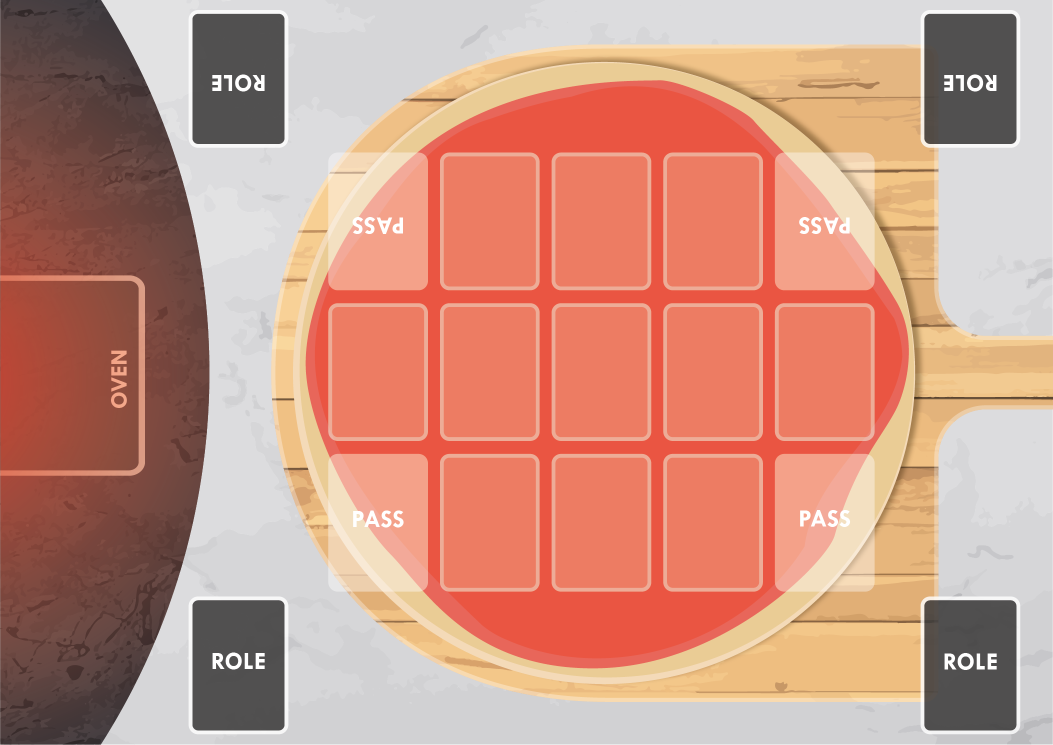
#> input picture images/playingField.png, 2106 x 1489 px, found by its file name (shown at 1/2 size); the run also reads 1 picture not shown here
$ python run_CreateVideoFromDataset.py
#> lines starting #> are read from the running program, lines starting #| are printed output that depends on the picture
### KEF/RenderManager.py
# -*- coding: utf-8 -*-
import cv2
import csv
import copy
import shutil

import subprocess

import numpy
import os
import pandas as pd

from KEF.PlotManager import generateIntrinsicPlotsFromDataset, plots

from KEF import DataSetManager


class RenderManager():
    fps = 10
    imageSize = (2160, 3840, 3)

    playField = ""
    playingFieldDirectory = "playingField.png"

    currentGameDirectory = ""
    currentFrameNumber = 0

    cards = ""
    cardsDirectory = "deck/"

    actionCardsDirectory = "actionCards/"
    passCard = ""
    roleCards = []

    saveVideoDirectory = ""
    resourcesFolder = ""

    blackCard = ""

    @property
    def renderDirectory(self):
        return self._renderDirectory

    def __init__(self, saveVideoDirectory, resourcesFolder, fps=1):

        self.resourcesFolder = resourcesFolder
        self._renderDirectory = "/home/pablo/Documents/Datasets/ChefsHat_ReinforcementLearning/renderTest/renderTMP/"
        self.renderMoodDirectory = "/home/pablo/Documents/Datasets/ChefsHat_ReinforcementLearning/renderTest/renderTMPMood/"
        self.saveVideoDirectory = saveVideoDirectory

        if os.path.exists(self.renderDirectory):
            shutil.rmtree(self.renderDirectory)

        os.mkdir(self.renderDirectory)

        self.fps = fps

        self.getImages()

    # [36 lines left out: functions writeHeader, getImagesSeconds, not called in this run]

    def getImages(self):
        if self.playField == "":
            self.playField = numpy.array(cv2.imread(self.resourcesFolder + "/" + self.playingFieldDirectory))
#> self.playField is the input picture: shape (1489, 2106, 3); mean B, G, R 131.8, 149.2, 202.8

        if self.cards == "":

            self.cards = {}

            cardImages = os.listdir(self.resourcesFolder + "/" + self.cardsDirectory)
            cardImages.sort(key=lambda f: int(f.split(".")[0]))
            cardNumber = 1
            for card in cardImages:
                # self.cards[cardNumber] = cv2.resize(numpy.array(cv2.imread(self.resourcesFolder+"/"+self.cardsDirectory+"/"+card)), (141,195))
                self.cards[cardNumber] = cv2.resize(
                    numpy.array(cv2.imread(self.resourcesFolder + "/" + self.cardsDirectory + "/" + card)), (70, 90))
                cardNumber = cardNumber + 1
            # print ("Size:", self.playField.shape)

        # Pass Card
        self.passCard = numpy.array(
            cv2.resize(cv2.imread(self.resourcesFolder + "/" + self.actionCardsDirectory + "/pass.png"), (176, 243)))
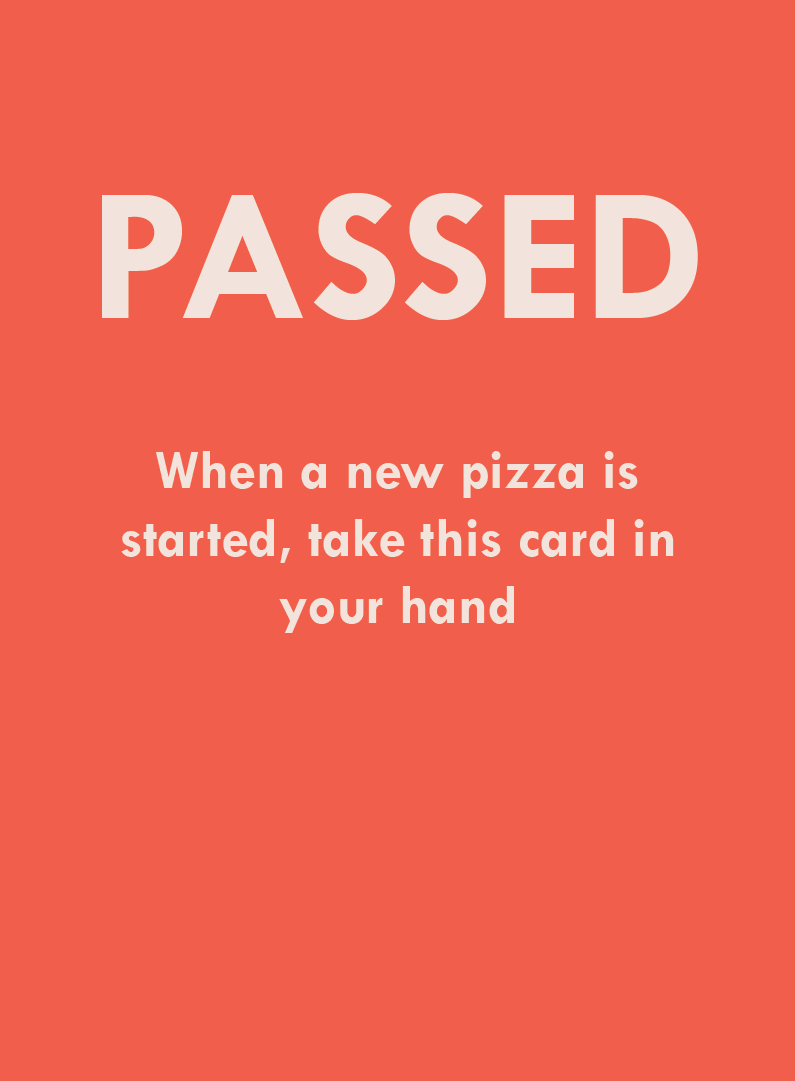
#> input picture images/actionCards/pass.png, 795 x 1081 px, found by its file name

        self.roleCards.append(
            cv2.resize(cv2.imread(self.resourcesFolder + "/" + self.actionCardsDirectory + "/dishwasher.png"),
                       (176, 243)))
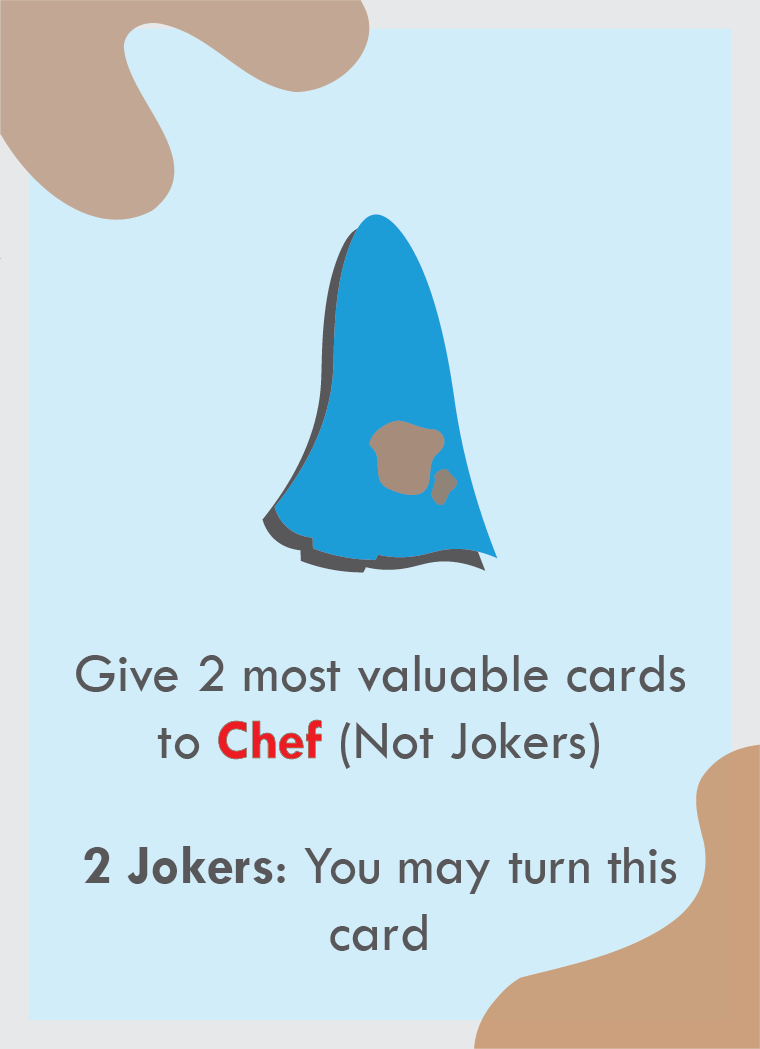
#> input picture images/actionCards/dishwasher.png, 760 x 1049 px, found by its file name
        self.roleCards.append(
            cv2.resize(cv2.imread(self.resourcesFolder + "/" + self.actionCardsDirectory + "/wait.png"), (176, 243)))
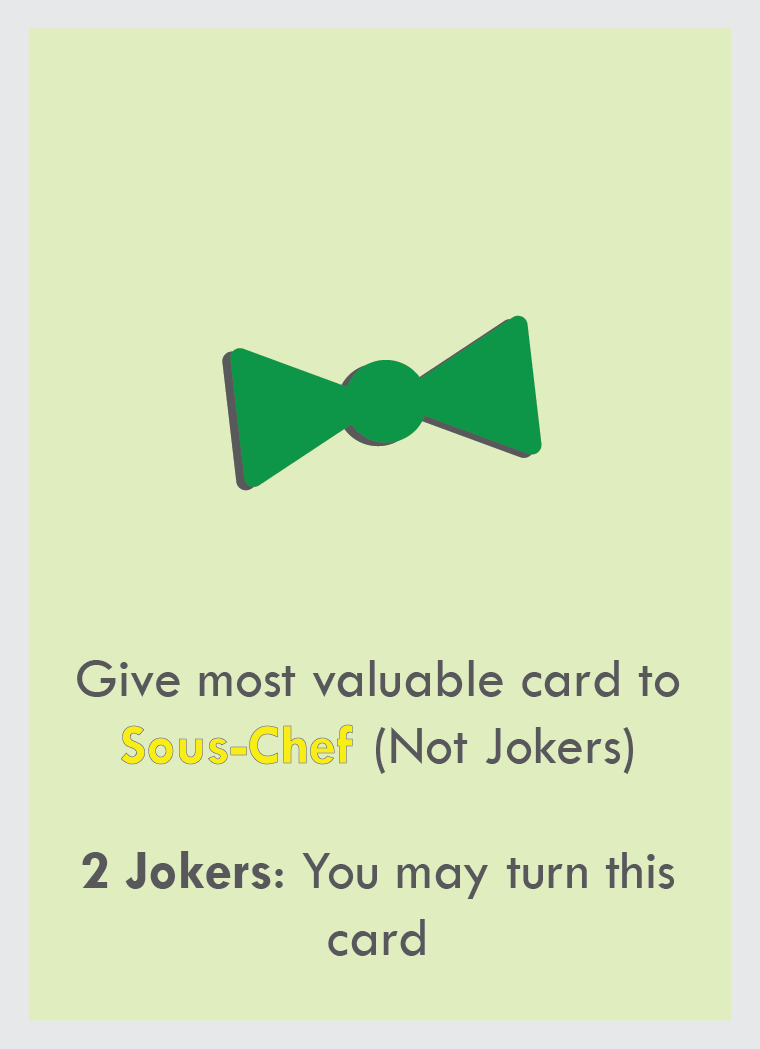
#> input picture images/actionCards/wait.png, 760 x 1049 px, found by its file name
        self.roleCards.append(
            cv2.resize(cv2.imread(self.resourcesFolder + "/" + self.actionCardsDirectory + "/souschef.png"),
                       (176, 243)))
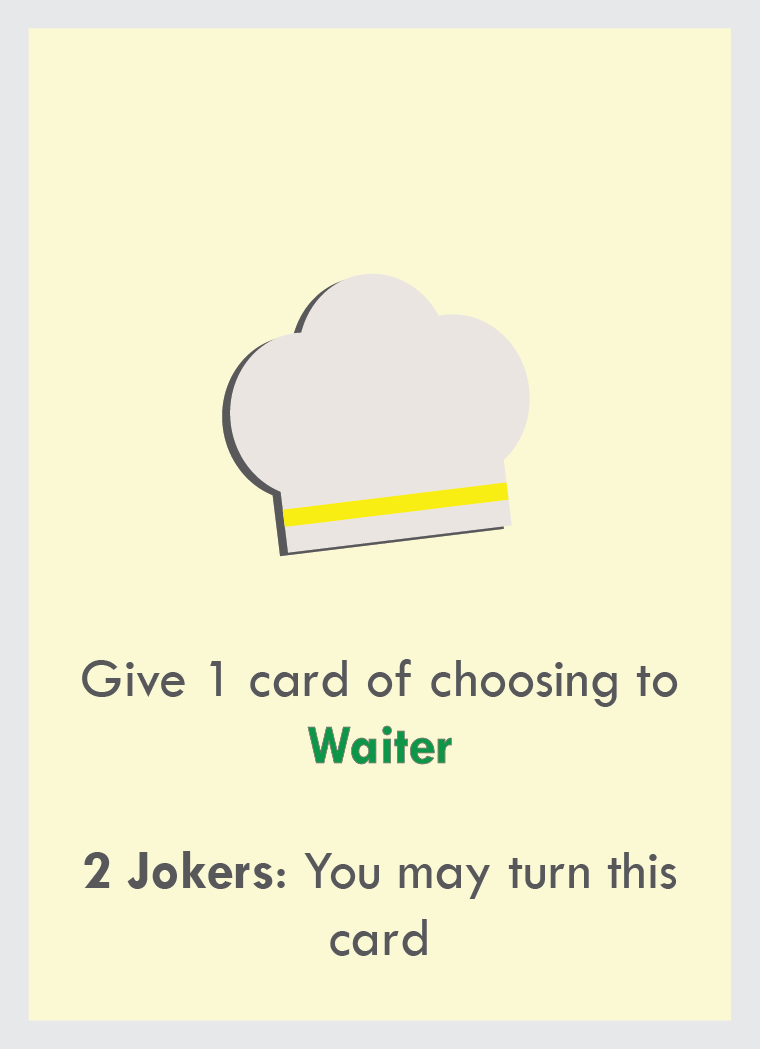
#> input picture images/actionCards/souschef.png, 760 x 1049 px, found by its file name
        self.roleCards.append(
            cv2.resize(cv2.imread(self.resourcesFolder + "/" + self.actionCardsDirectory + "/chef.png"), (176, 243)))
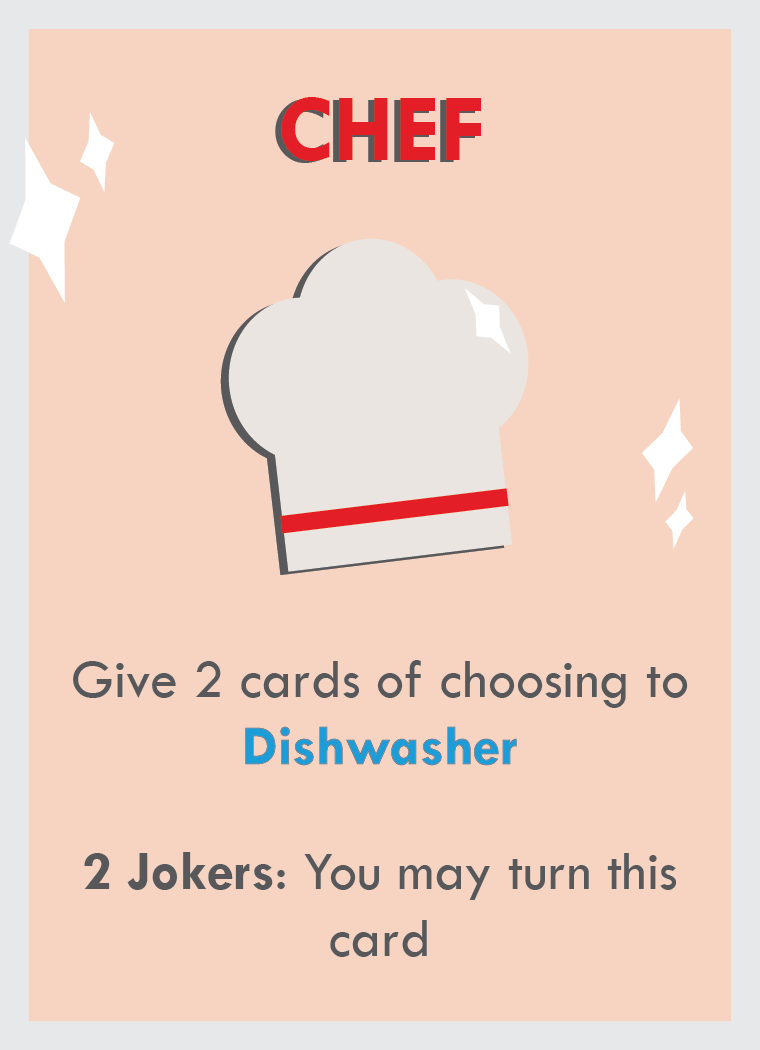
#> input picture images/actionCards/chef.png, 760 x 1050 px, found by its file name

#> (the run stopped early here; a loop or call above may not have finished)
